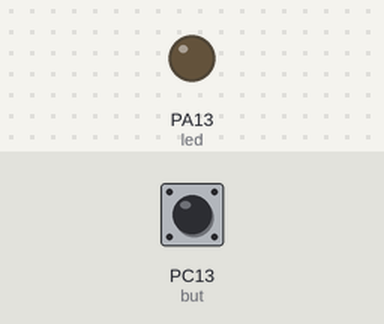
Recording of a sketch running on a simulated STM32 Blue Pill. On the bench: output pins drawn as LEDs (lit = HIGH). Inputs (shaded band) come from the test bench; at power-on: PC13 (but) LOW.

Above: at 1.2 s.
1.3 s: PC13 (but) pulled HIGH for 0.15 s
At 2.6 s:
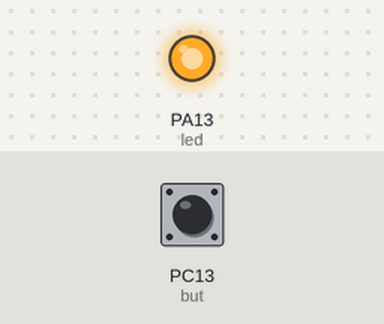
2.9 s: PC13 (but) pulled HIGH for 1 s
At 5.1 s:
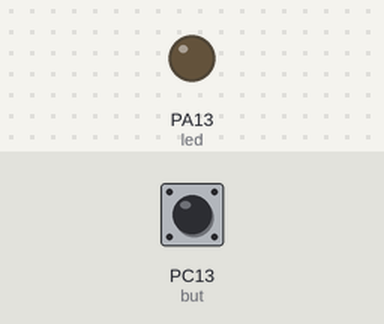
5.4 s: PC13 (but) pulled HIGH for 3.2 s
At 9.8 s:
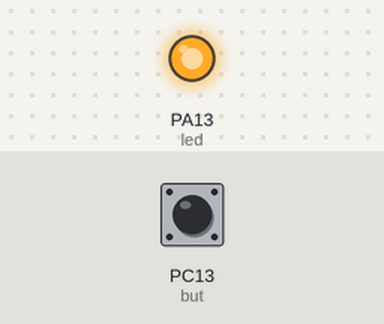
Timing chart, 0 to 11.3 s (numbered marks = the images above; inputs shaded):
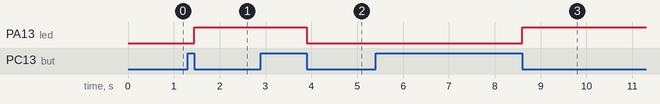

The sketch:

bouton_led.ino
```cpp
int led = 13;
int but = PC13;
volatile int bLED = LOW;

void interruptFunction()
{
  bLED = !bLED;
}

void setup() {
   pinMode(led, OUTPUT);
   pinMode(but,INPUT_PULLDOWN);
   attachInterrupt(but, interruptFunction, FALLING); // FALLING // CHANGE //RISING
}

void loop()
{
  digitalWrite(led,bLED);
}
```

Measured:
- after the input at 1.3 s, PA13 (led): LOW → HIGH after 0.15 s
- after the input at 2.9 s, PA13 (led): HIGH → LOW after 1.0 s
- after the input at 5.4 s, PA13 (led): LOW → HIGH after 3.2 s
